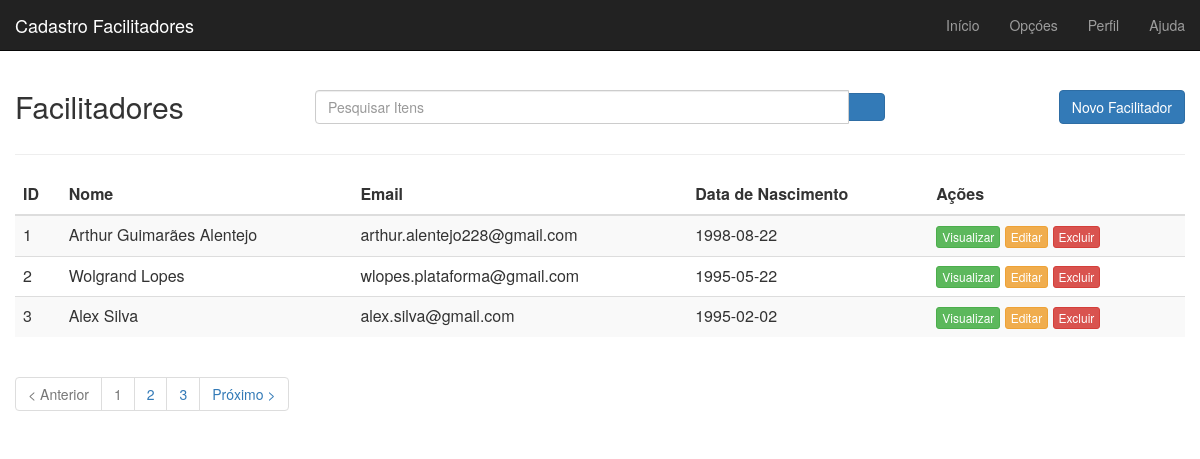
/, run on an earlier commit of the app's database.
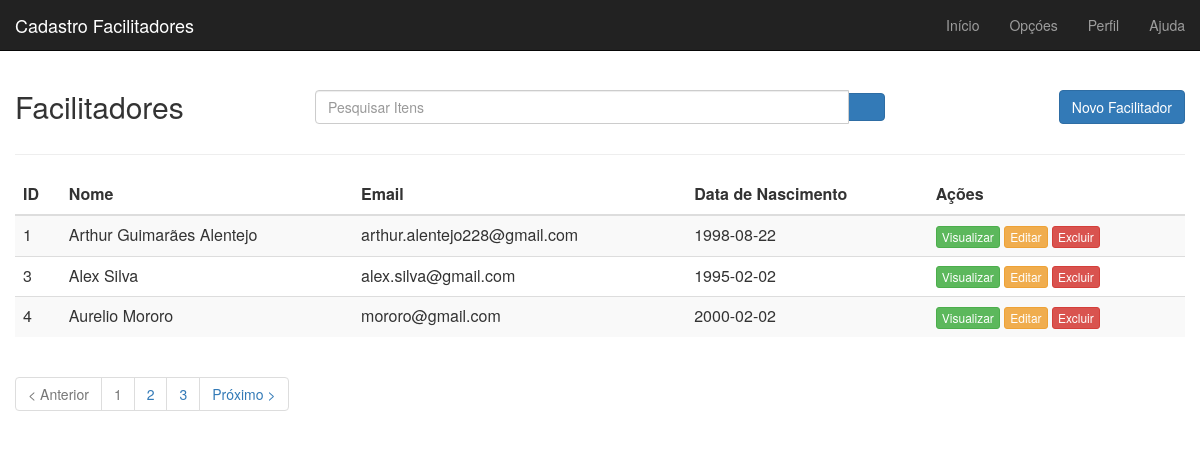
And on a later commit of the database.
### tables this page shows
CREATE TABLE facilitadores (id INTEGER PRIMARY KEY AUTOINCREMENT, nome text NOT NULL, email text NOT NULL, cel text NOT NULL, nasc text NOT NULL);

### main.py (the view)
@app.route('/')
def index():
    conn = sqlite3.connect('facilitadores.db')
    c = conn.cursor()
    c.execute("SELECT name FROM pragma_table_info('facilitadores')")
    keys = c.fetchall()
    key_list = []
    for i in keys:
        key_list.append(i[0])
    c.execute("SELECT * FROM facilitadores")
    values = c.fetchall()
    conn.commit()
    facilitadores = []
    for row in values:
        item = {}
        for i in range(len(key_list)):
            item[key_list[i]] = row[i]
        facilitadores.append(item)
    return render_template("index.html" , facilitadores = facilitadores)

### templates/index.html (shortened to what this page needs)
﻿{% extends "base.html" %} {% block title %} Página Inicial {% endblock %} {% block content %}
<div id="main" class="container-fluid" style="margin-top: 50px">
    <div id="top" class="row">
        <div class="col-sm-3">
            <h2>Facilitadores</h2>
        </div>
        <div class="col-sm-6">
            <div class="input-group h2">
                <input name="data[search]" class="form-control" id="search" type="text" placeholder="Pesquisar Itens">
                <span class="input-group-btn">
					<button class="btn btn-primary" type="submit">
						<span class="glyphicon glyphicon-search"></span>
                </button>
                </span>
            </div>
        </div>
        <div class="col-sm-3">
            <a href="{{ url_for('send_data')}}" class="btn btn-primary pull-right h2">Novo Facilitador</a>
        </div>
    </div>
    <hr />
    <div id="list" class="row">
        <div class="table-responsive col-md-12">
            <table class="table table-striped" cellspacing="0" cellpadding="0">
                <thead>
                    <tr>
                        <th>ID</th>
                        <th>Nome</th>
                        <th>Email</th>
                        <th>Data de Nascimento</th>
                        <th class="actions">Ações</th>
                    </tr>
                </thead>
                <tbody>
                    {% for i in facilitadores: %}
                    <tr>
                        <td class=" col-2">{{i['id']}}</td>
                        <td class=" col-3">{{i['nome']}}</td>
                        <td class=" col-3">{{i['email']}}</td>
                        <td class=" col-3">{{i['nasc']}}</td>
                        <td class="actions col-3">
                            <a class="btn btn-success btn-xs" href="/show_data/{{i['id']}}">Visualizar</a>
                            <a class="btn btn-warning btn-xs" href="/edit/{{i['id']}}">Editar</a>
                            <a class="btn btn-danger  btn-xs" onclick="document.getElementById('d').value = {{ i['id'] }}" href="#" data-toggle="modal" data-target="#delete-modal">Excluir</a>
                        </td>
                    </tr>
                    <input type="hidden" id="delete_{{i['id']}}" value=""> {% endfor %}
                </tbody>
            </table>
        </div>
    </div>
    <div id="bottom" class="row">
        <div class="col-md-12">
            <ul class="pagination">
                <li class="disabled"><a>&lt; Anterior</a></li>
                <li class="disabled"><a>1</a></li>
                <li><a href="#">2</a></li>
                <li><a href="#">3</a></li>
                <li class="next"><a href="#" rel="next">Próximo &gt;</a></li>
            </ul>
        </div>
    </div>
</div>
{% endblock%}

What changed in the data, as far as the page shows it:
removed facilitadores: id "2", nome "Wolgrand Lopes", email "wlopes.plataforma@gmail.com", nasc "1995-05-22"
added facilitadores: id "4", nome "Aurelio Mororo", email "mororo@gmail.com", nasc "2000-02-02"
